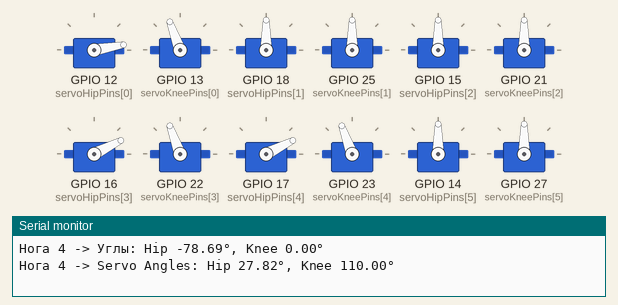
Bench run of a sketch on a simulated ESP32. On the bench: 12 × servo, the last lines printed to the serial monitor.

Above: at 0.5 s.
At 6.6 s:
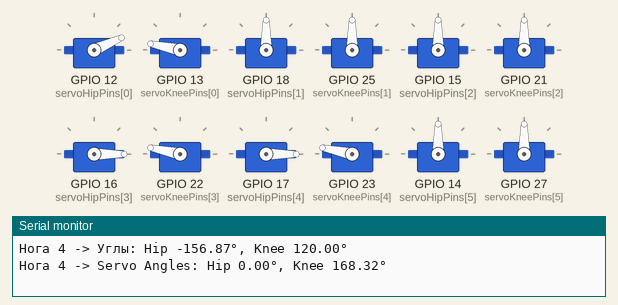
At 12.7 s:
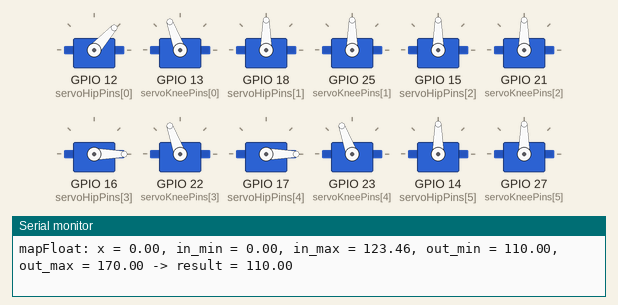
At 19.0 s:
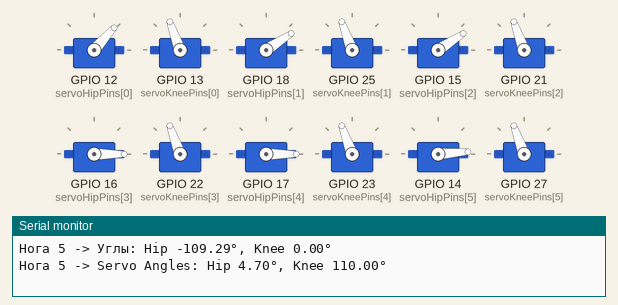
At 25.7 s:
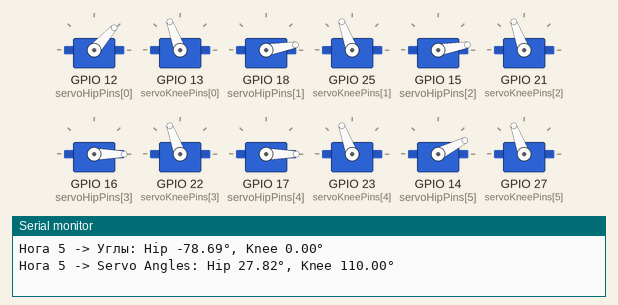
At 38.6 s:
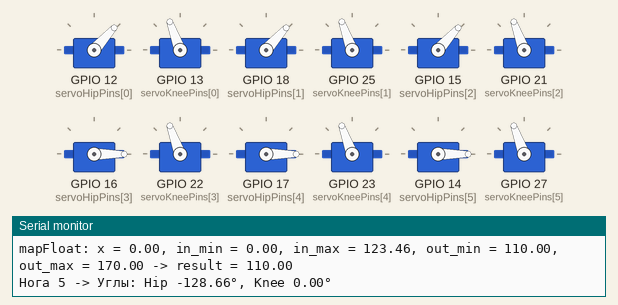
Timing chart, 0 to 40.0 s (numbered marks = the images above):
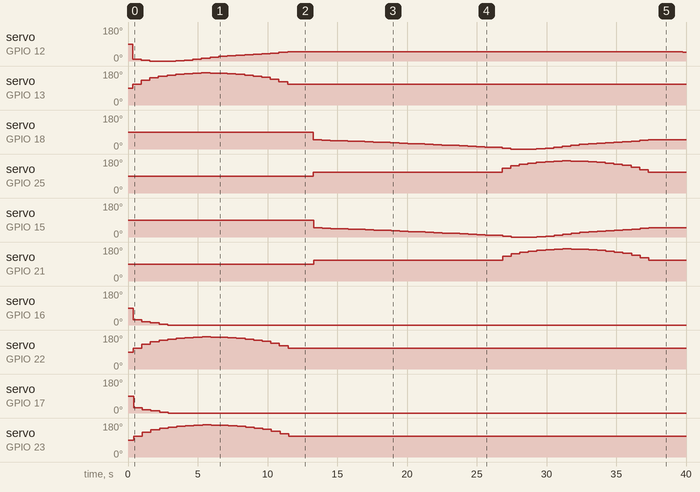

The sketch:

moving_v0.11.3_ALTtripod_.ino.ino
```cpp
#include <ESP32Servo.h>

// Пины сервоприводов для 6 ног
const int servoHipPins[6] = {12, 18, 15, 16, 17, 14};
const int servoKneePins[6] = {13, 25, 21, 22, 23, 27};

//const int servoHipPins[6] = {12, 18, 15, 16, 17, 14};
//const int servoKneePins[6] = {13, 25, 21, 22, 23, 27};

// Создаем объекты сервоприводов
Servo servoHips[6];
Servo servoKnees[6];

// Длины сегментов ноги (в см)
const float L1 = 2.5; // Длина бедра
const float L2 = 2.5; // Длина голени

// Параметры шага
const float stepHeight = 3.0;
const float stepLength = 5.0;
const int numSteps = 20;
const int moveDelay = 500;

// Глобальные переменные для диапазонов углов суставов
float hipMinAngle, hipMaxAngle;
float kneeMinAngle, kneeMaxAngle;

// Диапазоны сервоприводов
const float servoHipMinAngle = 0.0;
const float servoHipMaxAngle = 50.0;
const float servoKneeMinAngle = 110.0;
const float servoKneeMaxAngle = 170.0;

// Группы ног для трёхподного гейта
int group1[3] = {0, 3, 4};
int group2[3] = {1, 2, 5};

// Определение стороны для каждой ноги: true — левая, false — правая
const bool isLeftLeg[6] = {true, true, true, false, false, false};

// Переменная для управления отладкой
int debugLegIndex = -1; // -1: все ноги, 0-5: конкретная нога, -2: отладка выключена

void setup() {
  Serial.begin(115200);

  const int servoMinUs = 500;
  const int servoMaxUs = 2500;

  for (int i = 0; i < 6; i++) {
    servoHips[i].attach(servoHipPins[i], servoMinUs, servoMaxUs);
    servoKnees[i].attach(servoKneePins[i], servoMinUs, servoMaxUs);
  }

  calculateAngleRanges();
  Serial.println("Инициализация завершена. Команды: DEBUG:ALL, DEBUG:N (0-5), DEBUG:OFF");
}

void loop() {
  handleSerialInput();
  tripodGait();
}

// Управление трёхподным гейтом
void tripodGait() {
  moveLegs(group1, true);
  moveLegs(group2, false);
  moveLegs(group2, true);
  moveLegs(group1, false);
}

// Управление движением группы ног с учетом стороны
void moveLegs(const int legs[], bool isMovingForward) {
  for (int step = 0; step <= numSteps; step++) {
    float t = (float)step / numSteps;

    // Добавляем отладку текущего шага
    if (debugLegIndex == -1) {
      Serial.print("Обрабатывается шаг: ");
      Serial.println(step);
    }

    for (int i = 0; i < 3; i++) {
      int legIndex = legs[i];
      float X, Y;

      if (isLeftLeg[legIndex]) {
        if (isMovingForward) {
          X = -stepLength * 0.2 + stepLength * t;          // Левая нога движется вперёд
          Y = -L1 - L2 + stepHeight * sin(t * PI);         // Левая нога поднимается и опускается
        } else {
          X = -stepLength * 0.2 + stepLength * (1 - t);    // Левая нога плавно отводится назад
          Y = -L1 - L2;                                    // Левая нога остаётся на земле
        }
      } else { // Правая нога
        if (isMovingForward) {
          X = stepLength * 0.2 - stepLength * t;           // Правая нога движется назад (зеркально)
          Y = -L1 - L2 + stepHeight * sin(t * PI);         // Правая нога поднимается и опускается
        } else {
          X = stepLength * 0.2 - stepLength * (1 - t);     // Правая нога плавно отводится вперёд (зеркально)
          Y = -L1 - L2;                                    // Правая нога остаётся на земле
        }
      }

      // Добавляем отладку текущего шага конкретной ноги
      if (debugLegIndex == -1 || debugLegIndex == legIndex) {
        Serial.print("Нога ");
        Serial.print(legIndex);
        Serial.print(" на шаге ");
        Serial.print(step);
        Serial.print(" -> X = ");
        Serial.print(X);
        Serial.print(", Y = ");
        Serial.println(Y);
      }

      moveSingleLeg(legIndex, X, Y);
    }

    delay(moveDelay);
  }
}


// Управление одной ногой
void moveSingleLeg(int legIndex, float X, float Y) {
  float theta1, theta2;

  if (!inverseKinematics(X, Y, theta1, theta2)) {
    if (debugLegIndex == -1 || debugLegIndex == legIndex) {
      Serial.print("Недостижимая точка для ноги ");
      Serial.println(legIndex);
    }
    return;
  }

  float hipAngle = theta1 * 180.0 / PI;
  float kneeAngle = theta2 * 180.0 / PI;

  float servoHipAngle = mapFloat(hipAngle, hipMinAngle, hipMaxAngle, servoHipMinAngle, servoHipMaxAngle);
  float servoKneeAngle = mapFloat(kneeAngle, kneeMinAngle, kneeMaxAngle, servoKneeMinAngle, servoKneeMaxAngle);

  servoHipAngle = constrain(servoHipAngle, servoHipMinAngle, servoHipMaxAngle);
  servoKneeAngle = constrain(servoKneeAngle, servoKneeMinAngle, servoKneeMaxAngle);

  servoHips[legIndex].write(servoHipAngle);
  servoKnees[legIndex].write(servoKneeAngle);

  if (debugLegIndex == -1 || debugLegIndex == legIndex) {
    Serial.print("Нога ");
    Serial.print(legIndex);
    Serial.print(" -> Углы: Hip ");
    Serial.print(hipAngle);
    Serial.print("°, Knee ");
    Serial.print(kneeAngle);
    Serial.println("°");

    Serial.print("Нога ");
    Serial.print(legIndex);
    Serial.print(" -> Servo Angles: Hip ");
    Serial.print(servoHipAngle);
    Serial.print("°, Knee ");
    Serial.print(servoKneeAngle);
    Serial.println("°");
  }
}


// Обработка ввода через Serial
void handleSerialInput() {
  if (Serial.available() > 0) {
    String input = Serial.readStringUntil('\n');
    input.trim();

    if (input.equals("DEBUG:ALL")) {
      debugLegIndex = -1;
      Serial.println("Отладка всех ног включена.");
    } else if (input.equals("DEBUG:OFF")) {
      debugLegIndex = -2;
      Serial.println("Отладка отключена.");
    } else if (input.startsWith("DEBUG:")) {
      int leg = input.substring(6).toInt();
      if (leg >= 0 && leg < 6) {
        debugLegIndex = leg;
        Serial.print("Отладка включена для ноги ");
        Serial.println(leg);
      } else {
        Serial.println("Неверный номер ноги. Используйте DEBUG:N (0-5).");
      }
    } else {
      Serial.println("Неизвестная команда. Используйте DEBUG:ALL, DEBUG:N (0-5), DEBUG:OFF.");
    }
  }
}

// Функции кинематики
bool inverseKinematics(float X, float Y, float &theta1, float &theta2) {
  float dx = X, dy = Y;
  float D = sqrt(dx * dx + dy * dy);

  float cosTheta2 = (dx * dx + dy * dy - L1 * L1 - L2 * L2) / (2 * L1 * L2);
  theta2 = acos(constrain(cosTheta2, -1.0, 1.0));

  float k1 = L1 + L2 * cos(theta2);
  float k2 = L2 * sin(theta2);

  // Управление влиянием X и Y на Theta1
  float weight = 0.5; // Настраиваемый коэффициент
  float horizontalComponent = atan2(dy, dx);        // Горизонтальная составляющая
  float verticalComponent = atan2(k2, k1) * weight; // Вертикальная составляющая (с ослаблением)

  theta1 = horizontalComponent - verticalComponent;

  if (debugLegIndex == -1) {
    Serial.print("Кинематика: X = ");
    Serial.print(X);
    Serial.print(", Y = ");
    Serial.print(Y);
    Serial.print(" -> Theta1 = ");
    Serial.print(theta1 * 180.0 / PI);
    Serial.print("°, Theta2 = ");
    Serial.println(theta2 * 180.0 / PI);
  }

  return true;
}


float mapFloat(float x, float in_min, float in_max, float out_min, float out_max) {
  float result = (x - in_min) * (out_max - out_min) / (in_max - in_min) + out_min;
  Serial.print("mapFloat: x = ");
  Serial.print(x);
  Serial.print(", in_min = ");
  Serial.print(in_min);
  Serial.print(", in_max = ");
  Serial.print(in_max);
  Serial.print(", out_min = ");
  Serial.print(out_min);
  Serial.print(", out_max = ");
  Serial.print(out_max);
  Serial.print(" -> result = ");
  Serial.println(result);
  return result;
}

// Диапазоны углов
void calculateAngleRanges() {
  hipMinAngle = 180.0;
  hipMaxAngle = -180.0;
  kneeMinAngle = 180.0;
  kneeMaxAngle = -180.0;

  float X0 = -stepLength * 0.2;
  float Y0 = -L1 - L2;

  for (int i = 0; i <= numSteps; i++) {
    float t = (float)i / numSteps;
    float X_up = X0 + stepLength * t;
    float Y_up = Y0 + stepHeight * sin(t * PI);

    updateAngleRanges(X_up, Y_up);

    float X_down = X0 + stepLength * (1 - t);
    float Y_down = Y0;

    updateAngleRanges(X_down, Y_down);
  }

  Serial.print("Диапазон углов бедра: ");
  Serial.print(hipMinAngle);
  Serial.print("° до ");
  Serial.print(hipMaxAngle);
  Serial.println("°");

  Serial.print("Диапазон углов колена: ");
  Serial.print(kneeMinAngle);
  Serial.print("° до ");
  Serial.print(kneeMaxAngle);
  Serial.println("°");
}


void updateAngleRanges(float X, float Y) {
  float theta1, theta2;
  if (inverseKinematics(X, Y, theta1, theta2)) {
    float hipAngle = theta1 * 180.0 / PI;
    float kneeAngle = theta2 * 180.0 / PI;

    if (hipAngle < hipMinAngle) hipMinAngle = hipAngle;
    if (hipAngle > hipMaxAngle) hipMaxAngle = hipAngle;
    if (kneeAngle < kneeMinAngle) kneeMinAngle = kneeAngle;
    if (kneeAngle > kneeMaxAngle) kneeMaxAngle = kneeAngle;
  }
}
```

Measured:
- by itself, servo on GPIO 16 (servoHipPins[3]), servo on GPIO 17 (servoHipPins[4]): moves from 90° to 0° over 2.5 s
- by itself, servo on GPIO 14 (servoHipPins[5]): 90° → 0° at 13.4 s, → 2° 4.9 s later, → 4° 0.61 s later, → 6° 0.62 s later, … (18 changes in this stretch)
- by itself, servo on GPIO 12 (servoHipPins[0]): 90° → 10° at 0.34 s, → 3° 0.62 s later, → 0° 0.62 s later, → 2° 1.8 s later, … (20 changes in this stretch)
